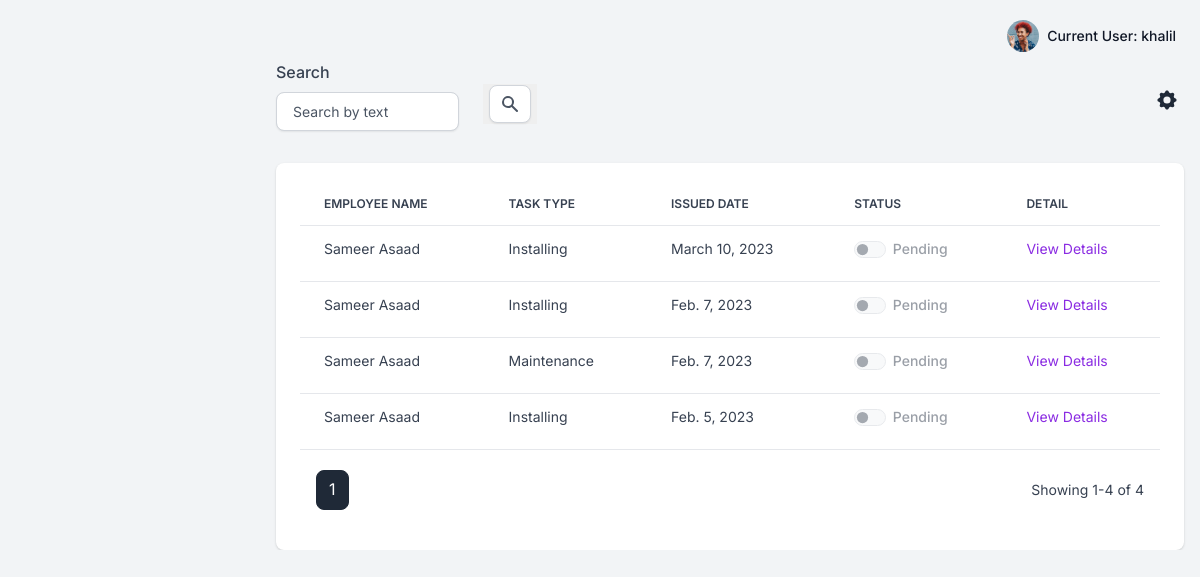
Screenshot of /reports/director (signed in) with the database file from the repository.
### apps/reports/models.py (models this page shows, shortened)
class Report(Model):
    STATUS_CHOICES= (
    ('Pending', 'Pending'),
    ('Approved', 'Approved'),
    )
    id=AutoField(primary_key=True,editable=False)
    owner = ForeignKey(Employee,on_delete=SET_NULL,null=True)
    task_type=ForeignKey(Task_type,on_delete=SET_NULL,null=True)
    created_at=DateTimeField(auto_now_add=True)
    status=CharField(max_length=50,choices=STATUS_CHOICES,default='Pending')
    description=TextField(null=True)

class Employee(Model):
    id=AutoField(primary_key=True,editable=False)
    user = OneToOneField(User,on_delete=CASCADE)
    job_title = ForeignKey(Job_title,on_delete=SET_NULL,null=True)
    @property
    def fullname(self):
        return self.user.first_name +" "+self.user.last_name

class Task_type(Model):
    id=AutoField(primary_key=True,editable=False)
    job_title=ForeignKey(Job_title,on_delete=CASCADE,null=True)
    type = CharField(max_length=50,null=True)
    def __str__(self):
        return self.type

### apps/reports/views.py (the view)
# urls.py: path('director',views.DirectorView.as_view(),name='director'),
class DirectorView(LoginRequiredMixin, View):
    paginate_by = 10
    template_name = 'reports/director_list.html'
    def get(self, request):
        search_value = request.GET.get('search')
        form = SearchFilterForm(request.GET or None)
        form.fields['search'].initial = search_value
        x = get_object_or_404(Job_title, employee__user=self.request.user)
        if form.is_valid():
            report_list = form.filter_reports().exclude(owner__user=request.user)
            report_list = report_list.filter(task_type__job_title=x)
        else:
            report_list = Report.objects.filter(task_type__job_title=x).exclude(owner__user=request.user).order_by('-created_at')
        paginator = Paginator(report_list, self.paginate_by)
        page_number = request.GET.get('page')
        page_obj = paginator.get_page(page_number)
        context = {
            'page_obj': page_obj,
            'form': form,
        }
        return render(request, self.template_name, context)

### apps/reports/forms.py (shortened to what this page needs)
class SearchFilterForm(forms.Form):
    search = forms.CharField(widget=forms.TextInput(attrs={'placeholder': 'Search by text'}), required=False)

### apps/context_processors.py (called while the page is built)
def cfg_assets_root(request):
    return { 'ASSETS_ROOT' : settings.ASSETS_ROOT }

### apps/templates/reports/director_list.html (shortened to what this page needs)
{% extends "layouts/base.html" %}
{% block content %}
{% load humanize %}
{% load crispy_forms_tags %}
  <div class="table-settings mb-4">
      <div class="row align-items-center justify-content-between">
          <div class="col col-md-6 col-lg-3 col-xl-4">
            <form method="GET">
                    <div class="row mb-2">
                        <div class="col-sm-8" >
                        {{ form.search|as_crispy_field}}
                        </div>
                        <div class="col-sm-3 ">
                            <br>
                    <button type="submit" style="border: none;">
                    <span class="input-group-text" id="basic-addon2">
                        <svg class="icon icon-xs text-gray-600" fill="currentColor" viewBox="0 0 20 20" xmlns="http://www.w3.org/2000/svg"><path fill-rule="evenodd" d="M8 4a4 4 0 100 8 4 4 0 000-8zM2 8a6 6 0 1110.89 3.476l4.817 4.817a1 1 0 01-1.414 1.414l-4.816-4.816A6 6 0 012 8z" clip-rule="evenodd"></path></svg>
                    </span>
                    </button>
                        </div>
                </div>
            </form>
          </div>
          <div class="col-4 col-md-2 col-xl-1 ps-md-0 text-end">
              <div class="dropdown">
                  <button class="btn btn-link text-dark dropdown-toggle dropdown-toggle-split m-0 p-1" data-bs-toggle="dropdown" aria-haspopup="true" aria-expanded="false">
                  </button>
              </div>
          </div>
      </div>
  </div>
  <div class="card card-body border-0 shadow table-wrapper table-responsive">
      <table class="table table-hover">
          <thead>
              <tr>
                  <th class="border-gray-200">Employee Name</th>
                  <th class="border-gray-200">Task Type</th>
                  <th class="border-gray-200">Issued Date</th>
                  <th class="border-gray-200">Status</th>
                  <th class="border-gray-200">Detail</th>
              </tr>
          </thead>
          <tbody>
              {% if page_obj%}
              {% for report in page_obj %}
                        <tr>
                            <td><span class="fw-normal">{{report.owner.fullname}}</span></td>
                            <td><span class="fw-normal">{{report.task_type}}</span></td>
                            <td><span class="fw-normal">{{report.created_at|naturalday}}</span></td>
                            <td>
                                <span class="form-check form-switch">
                                    {% if report.status == 'Approved' %}
                                    <input class="form-check-input" type="checkbox" id="flexSwitchCheckChecked"  checked style="background-color: green;"  disabled>
                                    <label class="form-check-label" for="flexSwitchCheckChecked">Approved</label>
                                    {% else %}
                                    <input class="form-check-input" type="checkbox" id="flexSwitchCheckChecked" disabled>
                                    <label class="form-check-label" for="flexSwitchCheckChecked">Pending</label>
                                    {% endif %}
                                </span>
                            </td>
                            <td>
                                <a style="color:blueviolet;" href="{% url 'reports:D-detail' report.id %}">View Details</a>
                            </td>
                        </tr>
                {% endfor %}
              {% endif %}
          </tbody>
      </table>
      <div class="card-footer px-3 border-0 d-flex flex-column flex-lg-row align-items-center justify-content-between">
        <nav aria-label="Page navigation example">
            <ul class="pagination mb-0">
              {% if page_obj %}
                      {% for page_number in page_obj.paginator.page_range %}
                          {% if page_number == page_obj.paginator.ELLIPSIS %}
                              {{page_number}}
                          {% else %}
                              <li {% if page_number == page_obj.number %} class="page-item active" {% else %} class="page-item" {% endif %}>
                              <a class="page-link" href="?page={{ page_number }}">{{page_number}}</a>
                              </li>
                          {% endif %}
                      {% endfor %}
                {% endif %}
            </ul>
        </nav>
        <div class="fw-normal small mt-4 mt-lg-0">Showing {{ page_obj.start_index }}-{{ page_obj.end_index }} of {{ page_obj.paginator.count }}</div>
    </div>
  </div>
{% endblock content %}

### apps/templates/includes/navigation.html (shortened to what this page needs)
<nav class="navbar navbar-top navbar-expand navbar-dashboard navbar-dark ps-0 pe-2 pb-0" >
              <div class="container-fluid px-0">
                <div class="d-flex justify-content-between w-100" id="navbarSupportedContent">
                  <ul class="navbar-nav align-items-center">
                    <li class="nav-item dropdown ms-lg-3">
                      <a class="nav-link dropdown-toggle pt-1 px-0" href="#" role="button" data-bs-toggle="dropdown" aria-expanded="false">
                        <div class="media d-flex align-items-center">
                          <img class="avatar rounded-circle" alt="Image placeholder" src="{{ ASSETS_ROOT }}/img/team/profile-picture-3.jpg">
                          <div class="media-body ms-2 text-dark align-items-center d-none d-lg-block">
                            <span class="mb-0 font-small fw-bold text-gray-900">
                              Current User: <strong>{{ request.user.username }}</strong>
                            </span>
                          </div>
                        </div>
                      </a>
                    </li>
                  </ul>
                </div>
              </div>
            </nav>

### rows the page displays
Report: owner.fullname "Sameer Asaad", task_type "Installing", created_at "March 10, 2023"
Report: owner.fullname "Sameer Asaad", task_type "Installing", created_at "Feb. 7, 2023"
Report: owner.fullname "Sameer Asaad", task_type "Maintenance", created_at "Feb. 7, 2023"
Report: owner.fullname "Sameer Asaad", task_type "Installing", created_at "Feb. 5, 2023"

### other values shown
{{ request.user.username }} "khalil"
{{ page_number }} "1"
{{ page_obj.start_index }} "1"
{{ page_obj.end_index }} "4"
{{ page_obj.paginator.count }} "4"
